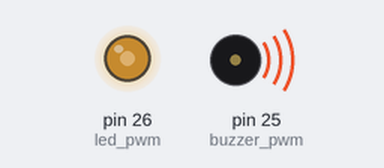
Simulated run of this program. Board: MicroPython board. Parts: output pins drawn as LEDs (lit = HIGH), buzzer (waves = sounding).

Above: at 0.05 s.
At 1.5 s:
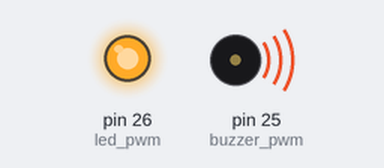
At 3.0 s:
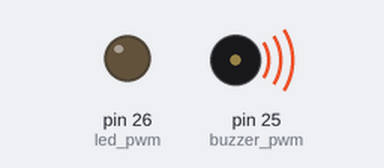
Timing chart, 0 to 6.9 s (numbered marks = the images above):
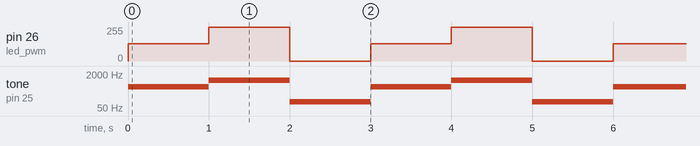

Measured:
- by itself, pin 26 (led_pwm): repeats every 3.0 s: 255/255 1.0 s, 0/255 1.0 s, 128/255 1.0 s
- by itself, tone on pin 25 (buzzer_pwm): repeats every 3.0 s: 1000 Hz 1.0 s, 100 Hz 1.0 s, 500 Hz 1.0 s

The program:

main.py
```python
from machine import Pin,PWM
from time import sleep

led_pwm = PWM(Pin(26), freq=1000, duty_u16=0)
buzzer_pwm = PWM(Pin(25), freq=1000, duty_u16=32768)
while True:
    led_pwm.duty_u16(32768)  # 大约 50% 亮度
    buzzer_pwm.freq(500)  # 大约 50% 音量
    sleep(1)
    led_pwm.duty_u16(65535)  # 最大
    buzzer_pwm.freq(1000)  # 最大
    sleep(1)
    led_pwm.duty_u16(0)      # 关闭
    buzzer_pwm.freq(100)      # 关闭
    sleep(1)
```
